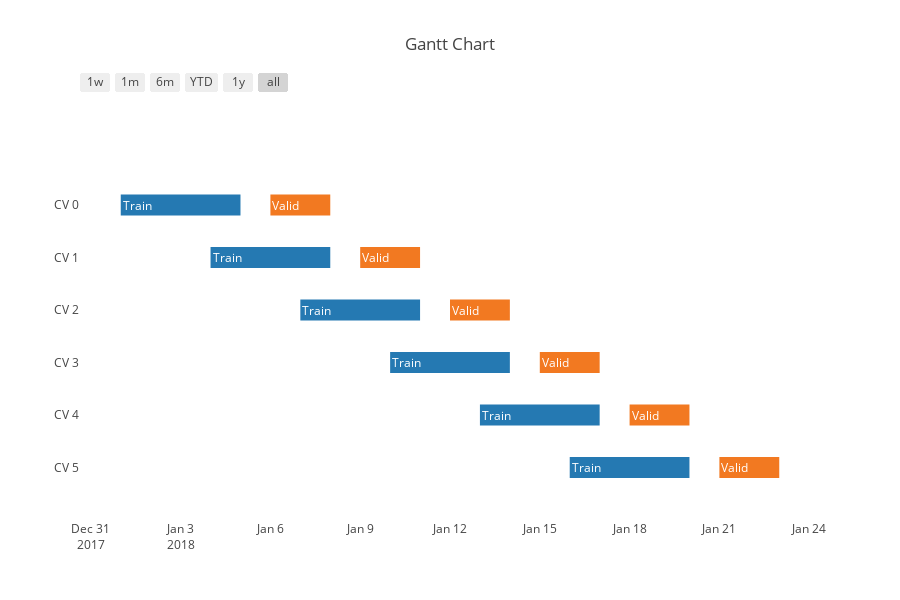

Notebook cell for this chart:
### Code cell
plot_list = []
for i, indices in enumerate(cv.split(X_train, y_train)):
    train_mindate = target_set_pd.loc[X_train.iloc[indices[0]].index]['date'].min()
    train_maxdate = target_set_pd.loc[X_train.iloc[indices[0]].index]['date'].max()
    valid_mindate = target_set_pd.loc[X_train.iloc[indices[1]].index]['date'].min()
    valid_maxdate = target_set_pd.loc[X_train.iloc[indices[1]].index]['date'].max()
    
    plot_list.append(dict(Task="CV {}".format(i), y=5-i, Resource='Train',
         Start=train_mindate,
         Finish=train_maxdate))
    plot_list.append(dict(Task="CV {}".format(i), y=5-i, Resource='Valid',
         Start=valid_mindate,
         Finish=valid_maxdate))
    
colors = {'Train': '#2579B2',
          'Valid': '#F27921',}

fig = ff.create_gantt(plot_list, group_tasks=True, colors=colors, index_col='Resource')
fig['layout']['annotations'] = [dict(x=x['Start'], y=x['y'],
                                     text=x['Resource'], showarrow=False,
                                     font=dict(color='white'), xanchor='left') for x in plot_list]

py.iplot(fig, filename='gantt-group-tasks-together')

### Figure 1 — Plotly figure (JSON) as saved in the notebook; plotly's stock layout.template omitted (floating-point values rounded to 4 significant figures)
{"data": [{"marker": {"color": "white"}, "name": "", "showlegend": false, "type": "scatter", "uid": "75bde6c5-9719-4f6f-a719-fe750c626d37", "x": ["2018-01-01", "2018-01-05"], "y": [5, 5]}, {"marker": {"color": "white"}, "name": "", "showlegend": false, "type": "scatter", "uid": "b79e13db-3557-4922-b0a7-b921dedcf379", "x": ["2018-01-06", "2018-01-08"], "y": [5, 5]}, {"marker": {"color": "white"}, "name": "", "showlegend": false, "type": "scatter", "uid": "16528130-8ad2-42df-a4b1-e116758c5c31", "x": ["2018-01-04", "2018-01-08"], "y": [4, 4]}, {"marker": {"color": "white"}, "name": "", "showlegend": false, "type": "scatter", "uid": "2f6cb872-7b48-4283-ad11-c2f3df66bece", "x": ["2018-01-09", "2018-01-11"], "y": [4, 4]}, {"marker": {"color": "white"}, "name": "", "showlegend": false, "type": "scatter", "uid": "98f777fb-f07e-4cba-9490-1424b50f79e3", "x": ["2018-01-07", "2018-01-11"], "y": [3, 3]}, {"marker": {"color": "white"}, "name": "", "showlegend": false, "type": "scatter", "uid": "41ce675d-ea9c-4d42-bf0b-01f9c30a9ce8", "x": ["2018-01-12", "2018-01-14"], "y": [3, 3]}, {"marker": {"color": "white"}, "name": "", "showlegend": false, "type": "scatter", "uid": "19a5eb4c-206c-4610-b663-7ddf7597458d", "x": ["2018-01-10", "2018-01-14"], "y": [2, 2]}, {"marker": {"color": "white"}, "name": "", "showlegend": false, "type": "scatter", "uid": "21925ab0-c268-44d1-bd1c-92c746d83070", "x": ["2018-01-15", "2018-01-17"], "y": [2, 2]}, {"marker": {"color": "white"}, "name": "", "showlegend": false, "type": "scatter", "uid": "1aeb97c5-d0e9-448c-8593-736e28ab63e4", "x": ["2018-01-13", "2018-01-17"], "y": [1, 1]}, {"marker": {"color": "white"}, "name": "", "showlegend": false, "type": "scatter", "uid": "668ff41f-1824-4cbe-b84c-ed837c602697", "x": ["2018-01-18", "2018-01-20"], "y": [1, 1]}, {"marker": {"color": "white"}, "name": "", "showlegend": false, "type": "scatter", "uid": "f91c9f23-ec67-4cb9-bc1b-306e5f6acc65", "x": ["2018-01-16", "2018-01-20"], "y": [0, 0]}, {"marker": {"color": "white"}, "name": "", "showlegend": false, "type": "scatter", "uid": "c37c98f3-517b-4ff1-bc9b-a8d17c45e9b1", "x": ["2018-01-21", "2018-01-23"], "y": [0, 0]}], "layout": {"annotations": [{"font": {"color": "white"}, "showarrow": false, "text": "Train", "x": "2018-01-01", "xanchor": "left", "y": 5}, {"font": {"color": "white"}, "showarrow": false, "text": "Valid", "x": "2018-01-06", "xanchor": "left", "y": 5}, {"font": {"color": "white"}, "showarrow": false, "text": "Train", "x": "2018-01-04", "xanchor": "left", "y": 4}, {"font": {"color": "white"}, "showarrow": false, "text": "Valid", "x": "2018-01-09", "xanchor": "left", "y": 4}, {"font": {"color": "white"}, "showarrow": false, "text": "Train", "x": "2018-01-07", "xanchor": "left", "y": 3}, {"font": {"color": "white"}, "showarrow": false, "text": "Valid", "x": "2018-01-12", "xanchor": "left", "y": 3}, {"font": {"color": "white"}, "showarrow": false, "text": "Train", "x": "2018-01-10", "xanchor": "left", "y": 2}, {"font": {"color": "white"}, "showarrow": false, "text": "Valid", "x": "2018-01-15", "xanchor": "left", "y": 2}, {"font": {"color": "white"}, "showarrow": false, "text": "Train", "x": "2018-01-13", "xanchor": "left", "y": 1}, {"font": {"color": "white"}, "showarrow": false, "text": "Valid", "x": "2018-01-18", "xanchor": "left", "y": 1}, {"font": {"color": "white"}, "showarrow": false, "text": "Train", "x": "2018-01-16", "xanchor": "left", "y": 0}, {"font": {"color": "white"}, "showarrow": false, "text": "Valid", "x": "2018-01-21", "xanchor": "left", "y": 0}], "height": 600, "hovermode": "closest", "shapes": [{"fillcolor": "rgb(37, 121, 178)", "line": {"width": 0}, "opacity": 1, "type": "rect", "x0": "2018-01-01", "x1": "2018-01-05", "xref": "x", "y0": 4.8, "y1": 5.2, "yref": "y"}, {"fillcolor": "rgb(242, 121, 33)", "line": {"width": 0}, "opacity": 1, "type": "rect", "x0": "2018-01-06", "x1": "2018-01-08", "xref": "x", "y0": 4.8, "y1": 5.2, "yref": "y"}, {"fillcolor": "rgb(37, 121, 178)", "line": {"width": 0}, "opacity": 1, "type": "rect", "x0": "2018-01-04", "x1": "2018-01-08", "xref": "x", "y0": 3.8, "y1": 4.2, "yref": "y"}, {"fillcolor": "rgb(242, 121, 33)", "line": {"width": 0}, "opacity": 1, "type": "rect", "x0": "2018-01-09", "x1": "2018-01-11", "xref": "x", "y0": 3.8, "y1": 4.2, "yref": "y"}, {"fillcolor": "rgb(37, 121, 178)", "line": {"width": 0}, "opacity": 1, "type": "rect", "x0": "2018-01-07", "x1": "2018-01-11", "xref": "x", "y0": 2.8, "y1": 3.2, "yref": "y"}, {"fillcolor": "rgb(242, 121, 33)", "line": {"width": 0}, "opacity": 1, "type": "rect", "x0": "2018-01-12", "x1": "2018-01-14", "xref": "x", "y0": 2.8, "y1": 3.2, "yref": "y"}, {"fillcolor": "rgb(37, 121, 178)", "line": {"width": 0}, "opacity": 1, "type": "rect", "x0": "2018-01-10", "x1": "2018-01-14", "xref": "x", "y0": 1.8, "y1": 2.2, "yref": "y"}, {"fillcolor": "rgb(242, 121, 33)", "line": {"width": 0}, "opacity": 1, "type": "rect", "x0": "2018-01-15", "x1": "2018-01-17", "xref": "x", "y0": 1.8, "y1": 2.2, "yref": "y"}, {"fillcolor": "rgb(37, 121, 178)", "line": {"width": 0}, "opacity": 1, "type": "rect", "x0": "2018-01-13", "x1": "2018-01-17", "xref": "x", "y0": 0.8, "y1": 1.2, "yref": "y"}, {"fillcolor": "rgb(242, 121, 33)", "line": {"width": 0}, "opacity": 1, "type": "rect", "x0": "2018-01-18", "x1": "2018-01-20", "xref": "x", "y0": 0.8, "y1": 1.2, "yref": "y"}, {"fillcolor": "rgb(37, 121, 178)", "line": {"width": 0}, "opacity": 1, "type": "rect", "x0": "2018-01-16", "x1": "2018-01-20", "xref": "x", "y0": -0.2, "y1": 0.2, "yref": "y"}, {"fillcolor": "rgb(242, 121, 33)", "line": {"width": 0}, "opacity": 1, "type": "rect", "x0": "2018-01-21", "x1": "2018-01-23", "xref": "x", "y0": -0.2, "y1": 0.2, "yref": "y"}], "showlegend": false, "title": {"text": "Gantt Chart"}, "width": 900, "xaxis": {"rangeselector": {"buttons": [{"count": 7, "label": "1w", "step": "day", "stepmode": "backward"}, {"count": 1, "label": "1m", "step": "month", "stepmode": "backward"}, {"count": 6, "label": "6m", "step": "month", "stepmode": "backward"}, {"count": 1, "label": "YTD", "step": "year", "stepmode": "todate"}, {"count": 1, "label": "1y", "step": "year", "stepmode": "backward"}, {"step": "all"}]}, "showgrid": false, "type": "date", "zeroline": false}, "yaxis": {"autorange": false, "range": [-1, 7], "showgrid": false, "ticktext": ["CV 5", "CV 4", "CV 3", "CV 2", "CV 1", "CV 0"], "tickvals": [0, 1, 2, 3, 4, 5], "zeroline": false}}}
